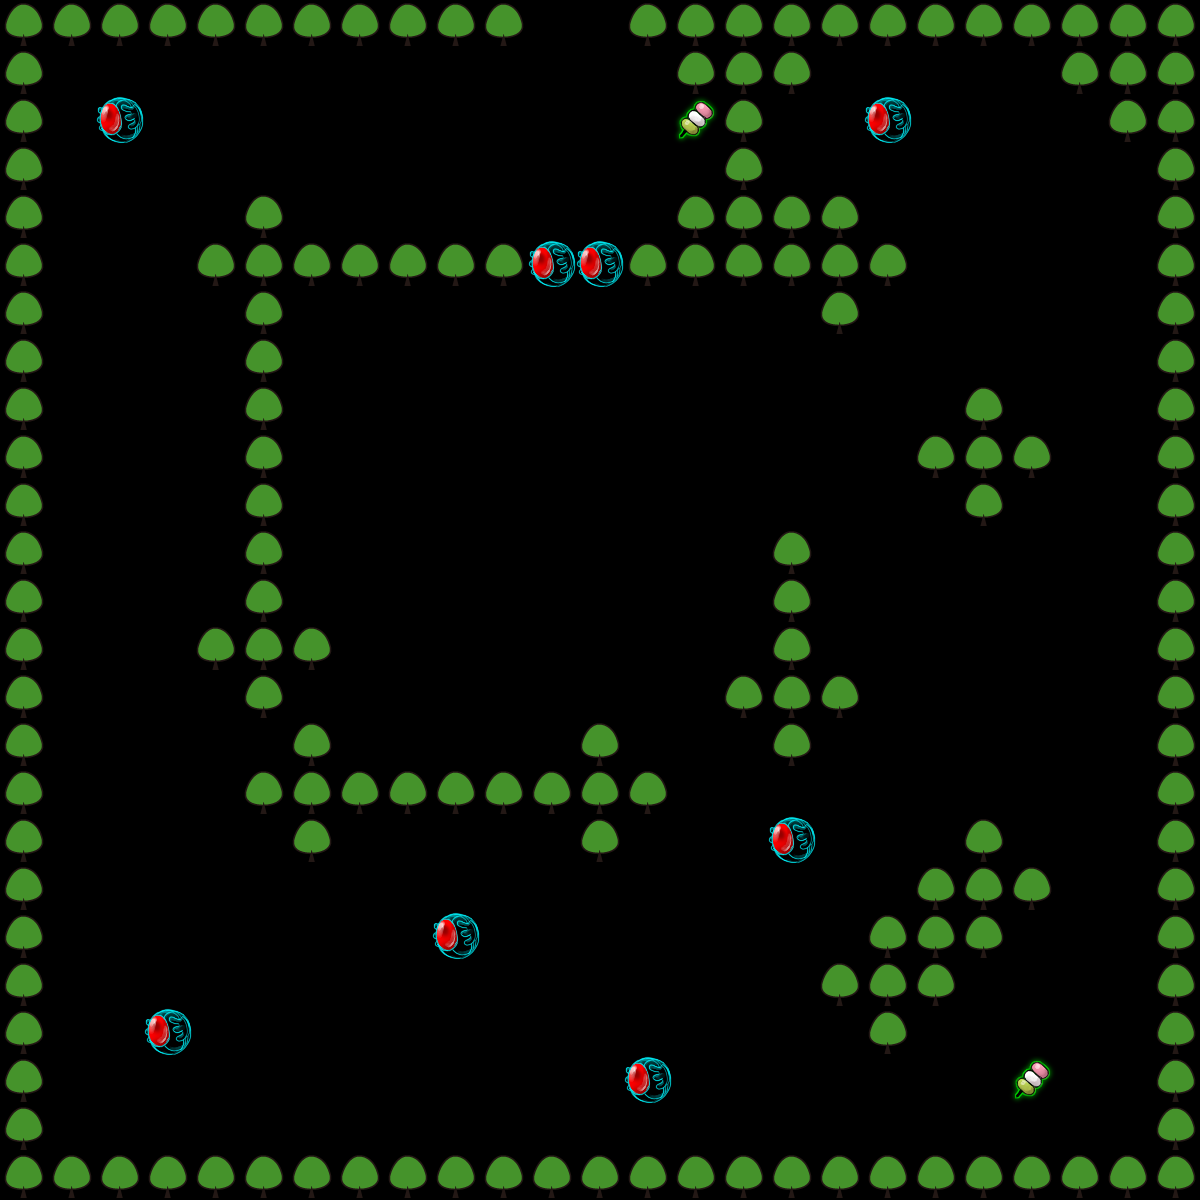

A level layout from a 2D game, rendered from its tile map. Below: a short description, then the map file with tile-grid data replaced by summaries:
An orthogonal 25x25 tile map with 48x48 px tiles, 2 tile layers (Terrain, Object), 2 tilesets.

<map version="1.0" orientation="orthogonal" renderorder="right-down" width="25" height="25" tilewidth="48" tileheight="48" nextobjectid="1">
 <tileset firstgid="1" source="object.tsx" />
 <tileset firstgid="6" source="terrain.tsx" />
 <layer name="Terrain" width="25" height="25">
  <data>[625 cells, 168 non-empty, 1 distinct tile ids]</data>
 </layer>
 <layer name="Object" width="25" height="25">
  <data>[625 cells, 10 non-empty, 2 distinct tile ids]</data>
 </layer>
</map>
